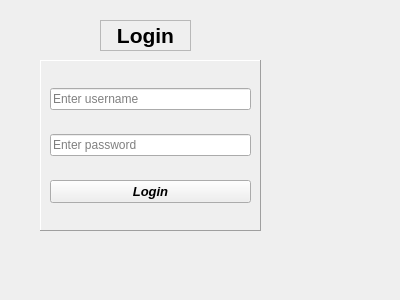
<?xml version="1.0" encoding="UTF-8"?>
<ui version="4.0">
 <class>Form</class>
 <widget class="QWidget" name="Form">
  <property name="geometry">
   <rect>
    <x>0</x>
    <y>0</y>
    <width>400</width>
    <height>300</height>
   </rect>
  </property>
  <property name="windowTitle">
   <string>Form</string>
  </property>
  <widget class="QLabel" name="label">
   <property name="geometry">
    <rect>
     <x>100</x>
     <y>20</y>
     <width>91</width>
     <height>31</height>
    </rect>
   </property>
   <property name="font">
    <font>
     <pointsize>16</pointsize>
     <bold>true</bold>
    </font>
   </property>
   <property name="frameShape">
    <enum>QFrame::StyledPanel</enum>
   </property>
   <property name="text">
    <string>Login</string>
   </property>
   <property name="textFormat">
    <enum>Qt::RichText</enum>
   </property>
   <property name="alignment">
    <set>Qt::AlignCenter</set>
   </property>
  </widget>
  <widget class="QFrame" name="frame">
   <property name="geometry">
    <rect>
     <x>40</x>
     <y>60</y>
     <width>221</width>
     <height>171</height>
    </rect>
   </property>
   <property name="layoutDirection">
    <enum>Qt::LeftToRight</enum>
   </property>
   <property name="autoFillBackground">
    <bool>true</bool>
   </property>
   <property name="frameShape">
    <enum>QFrame::Panel</enum>
   </property>
   <property name="frameShadow">
    <enum>QFrame::Raised</enum>
   </property>
   <property name="midLineWidth">
    <number>14</number>
   </property>
   <layout class="QVBoxLayout" name="verticalLayout">
    <item>
     <widget class="QLineEdit" name="username_input">
      <property name="placeholderText">
       <string>Enter username</string>
      </property>
     </widget>
    </item>
    <item>
     <widget class="QLineEdit" name="password_input">
      <property name="placeholderText">
       <string>Enter password</string>
      </property>
     </widget>
    </item>
    <item>
     <widget class="QPushButton" name="pushButton">
      <property name="font">
       <font>
        <pointsize>10</pointsize>
        <italic>true</italic>
        <bold>true</bold>
       </font>
      </property>
      <property name="cursor">
       <cursorShape>PointingHandCursor</cursorShape>
      </property>
      <property name="text">
       <string>Login</string>
      </property>
     </widget>
    </item>
   </layout>
  </widget>
 </widget>
 <resources/>
 <connections/>
</ui>
